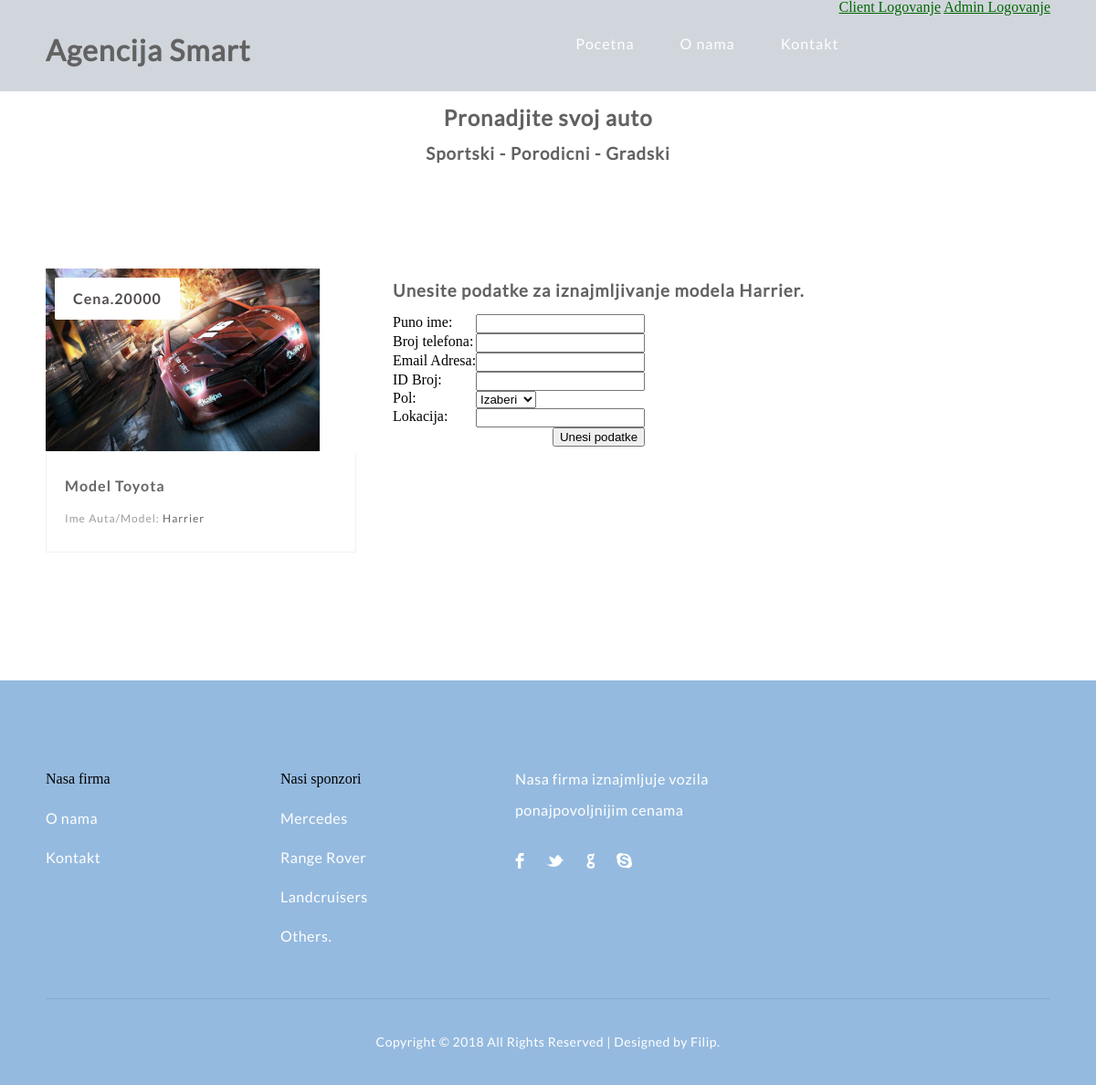
The page /rezervisi_auto.php?id=3 on the database its author committed.
### tables this page shows
CREATE TABLE `kola` (
  `id` int(11) NOT NULL,
  `ime_auta` varchar(255) NOT NULL,
  `tip` varchar(255) NOT NULL,
  `slika` text NOT NULL,
  `cena_iznajmljivanja` int(11) NOT NULL,
  `kapacitet` int(11) NOT NULL,
  `status` varchar(255) NOT NULL
);

### rezervisi_auto.php (the view, shortened to what this page needs)
<!DOCTYPE html>
<html lang="en">
<head>
	<link rel="stylesheet" type="text/css" href="css/reset.css">
	<link rel="stylesheet" type="text/css" href="css/responsive.css">
</head>
<body>
	<section class="">
		<?php
			include 'header.php';
		?>
			<section class="caption">
				<h2 class="caption" style="text-align: center">Pronadjite svoj auto</h2>
				<h3 class="properties" style="text-align: center">Sportski - Porodicni - Gradski</h3>
			</section>
	</section>
	<section class="listings">
		<div class="wrapper">
			<ul class="properties_list">
			<?php
						include 'includes/config.php';
						$sel = "SELECT * FROM kola WHERE id = '$_GET[id]'";
						$rs = $conn->query($sel);
						$rws = $rs->fetch_assoc();
			?>
				<li>
					<a href="book_car.php?id=<?php echo $rws['id'] ?>">
						<img class="thumb" src="kola/<?php echo $rws['slika'];?>" width="300" height="200">
					</a>
					<span class="price"><?php echo 'Cena.'.$rws['cena_iznajmljivanja'];?></span>
					<div class="property_details">
						<h1>
							<a href="book_car.php?id=<?php echo $rws['id'] ?>"><?php echo 'Model '.$rws['tip'];?></a>
						</h1>
						<h2>Ime Auta/Model: <span class="property_size"><?php echo $rws['ime_auta'];?></span></h2>
					</div>
				</li>
				<h3>Unesite podatke za iznajmljivanje modela <?php echo $rws['ime_auta'];?>. </h3>
				<?php
					if(!$_SESSION['email'] && (!$_SESSION['pass'])){
				?>
				<form method="post">
					<table>
						<tr>
							<td>Puno ime:</td>
							<td><input type="text" name="fime" required></td>
						</tr>
						<tr>
							<td>Broj telefona:</td>
							<td><input type="text" name="telefon" required></td>
						</tr>
						<tr>
							<td>Email Adresa:</td>
							<td><input type="email" name="email" required></td>
						</tr>
						<tr>
							<td>ID Broj:</td>
							<td><input type="text" name="id_broj" required></td>
						</tr>
						<tr>
							<td>Pol:</td>
							<td>
								<select name="pol">
									<option> Izaberi </option>
								</select>
							</td>
						</tr>
						<tr>
							<td>Lokacija:</td>
							<td><input type="text" name="lokacija" required></td>
						</tr>
						<tr>
							<td colspan="2" style="text-align:right"><input type="submit" name="save" value="Unesi podatke"></td>
						</tr>
					</table>
				</form>
				<?php
					} else
						{
							?>
								<a href="placanje.php">Klikni za rezervaciju</a>
							<?php
						}
				?>
			</ul>
		</div>
	</section>
	<footer>
		<div class="wrapper footer">
			<ul>
				<li class="links">
					<ul>
						<li>Nasa firma</li>
						<li><a href="O nama.php">O nama</a></li>
						<li><a href="kontakt.php">Kontakt</a></li>
					</ul>
				</li>
				<li class="links">
					<ul>
						<li>Nasi sponzori</li>
						<li><a href="http://www.mercedes-benz.rs/content/serbia/mpc/mpc_serbia_website/rsng/home_mpc/passengercars.html">Mercedes</a></li>
						<li><a href="http://www.landrover.com/market-selector/index.html">Range Rover</a></li>
						<li><a href="http://www.toyota.com/landcruiser/">Landcruisers</a></li>
						<li><a href="https://www.cars.com/">Others.</a></li>
					</ul>
				</li>
				<li class="about">
					<p>Nasa firma iznajmljuje vozila ponajpovoljnijim cenama</p>
					<ul>
						<li><a href="http://facebook.com" class="facebook" target="_blank"></a></li>
						<li><a href="http://twitter.com" class="twitter" target="_blank"></a></li>
						<li><a href="http://plus.google.com" class="google" target="_blank"></a></li>
						<li><a href="#" class="skype"></a></li>
					</ul>
				</li>
			</ul>
		</div>
		<div class="copyrights wrapper">
			Copyright &copy; <?php echo date("Y")?> All Rights Reserved | Designed by Filip.
		</div>
	</footer>
</body>
</html>

### css/responsive.css (style rules this page uses)
body { background: #fff; }
.wrapper { max-width: 1100px; margin: 0 auto; position: relative; }
h1, h2, h3, h4, h5 ,h6 { color: #626262; font-family: "lato-regular", Helvetica, Arial, sans-serif; letter-spacing: 1px; }
h1 { font-size: 2em; margin: .67em 0 }
h2 { font-size: 1.5em; margin: .75em 0 }
h3 { font-size: 1.17em; margin: .83em 0 }
h1, h2, h3, h4, h5, h6 { font-weight: bolder }
.listings { padding: 100px 0; }
.listings ul.properties_list { list-style: none; overflow: hidden; }
.listings ul.properties_list li { display: block; width: 30.90909090909091%; height: auto; position: relative; float: left; margin: 0 3.636363636363636% 3.636363636363636% 0; }
.listings ul.properties_list li .price { position: absolute; top: 10px; left: 10px; padding: 15px 20px; background: #ffffff; color: #514d4d; font-family: "lato-bold", Helvetica, Arial, sans-serif; font-size: 16px; font-weight: bold; letter-spacing: 1px; border-radius: 2px; -webkit-border-radius: 2px; -moz-border-radius: 2px; -o-border-radius: 2px; }
.listings ul li .property_details { width: 87.64705882352941%; padding: 2.941176470588235% 5.882352941176471% 4.117647058823529% 5.882352941176471%; border-bottom: 1px solid #f2f1f1; border-left: 1px solid #f2f1f1; border-right: 1px solid #f2f1f1; transition: all .2s linear; -webkit-transition: all .2s linear; -moz-transition: all .2s linear; -o-transition: all .2s linear; }
.listings ul li .property_details h1 { color: #666464; font-family: "lato-bold", Helvetica, Arial, sans-serif; font-size: 16px!important; font-weight: bold; margin-bottom: 5px; line-height: 28px; }
.listings ul li .property_details h1 a { text-decoration: none; color: #666464; }
.listings ul li .property_details h2 { color: #9d9d9d; font-family: "lato-regular", Helvetica, Arial, sans-serif; font-size: 12px; line-height: 26px; font-weight: normal; }
.listings ul li .property_details .property_size { color: #676767; }
footer { padding-top: 100px; background: #95badf; }
footer .footer > ul { overflow: hidden; }
footer .footer > ul > li { display: block; float: left; list-style: none; margin-right: 60px; }
footer .footer > ul > li:last-child { margin-right: 0; }
footer .footer > ul > li.links { width: 197px; }
footer ul li.links > ul > li { display: block; width: 100%; list-style: none; margin-bottom: 27px; }
footer ul li.links > ul > li:last-child { margin-bottom: 0; }
footer .footer > ul > li.links li a { text-decoration: none; display: block; color: #fff; font-family: "lato-regular", Helvetica, Arial, sans-serif; font-size: 16px; letter-spacing: .5px; text-align: left; }
footer .footer > ul > li.about { width: 327px; }
footer ul li.about p { color: #fff; font-family: "lato-regular", Helvetica, Arial, sans-serif; font-size: 16px; letter-spacing: .5px; line-height: 34px; margin-top: -9px; }
footer ul li.about > ul > li { display: inline-block; margin-right: 20px; margin-top: 30px; }
footer ul li.about > ul > li:last-child { margin-right: 0; }
footer ul li.about > ul > li a { background: url('../img/social_media.png') no-repeat; }
footer ul li.about > ul > li a.facebook { display: block; width: 10px; height: 18px; background-position: 0 0; }
footer ul li.about > ul > li a.twitter { display: block; width: 19px; height: 18px; background-position: -11px 0px; }
footer ul li.about > ul > li a.google { display: block; width: 10px; height: 18px; background-position: -31px 0px; }
footer ul li.about > ul > li a.skype { display: block; width: 17px; height: 18px; background-position: -43px 0px; }
footer .copyrights { display: block; text-align: center; padding: 40px 0; margin-top: 60px; color: #fff; font-family: "lato-regular", Helvetica, Arial, sans-serif; font-size: 14px; letter-spacing: .5px; border-top: 1px solid #82abd4; }

### rows shown on the page
kola: slika (picture), cena_iznajmljivanja "20000", tip "Toyota", ime_auta "Harrier"
